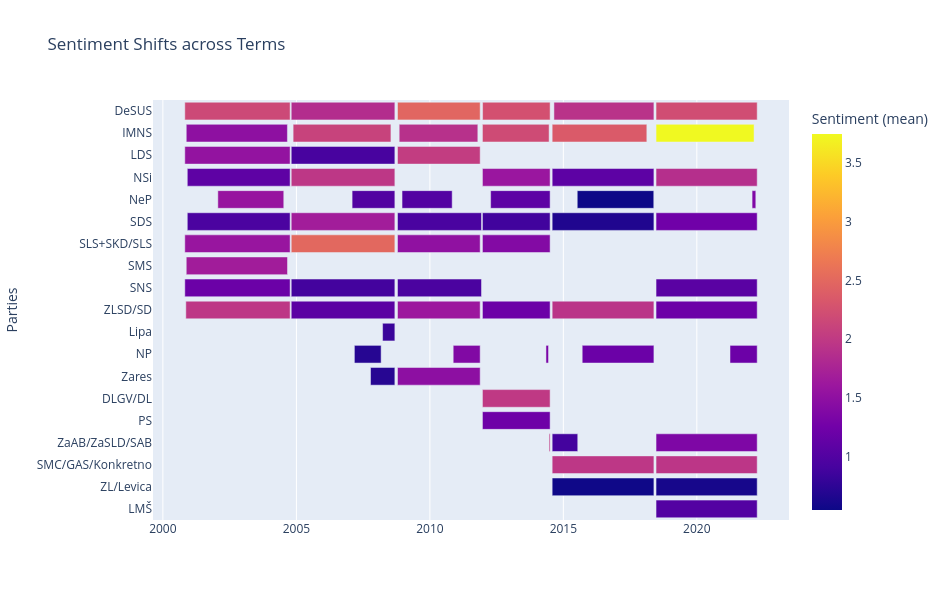

Notebook code cell kept with this figure:
### Markdown cell above
Individual Term plot - Rolling sentiment by Party (Month)

Term 3:
- Due to rolling sentiment direct changes in Gov 6 are not possible
- Gov 7 changes (2002-12-19, 7. Gov (Rop)):
    - ZLSD, DeSUS, SMS, LDS, SLS: sentiment rising (from opposition to coalition)
    - SDS, NSi, SNS (slightly): sentiment dropping (going from opposition to coalition)

Term 4:
- 2004-12-03, 8. Gov (Janša), Clearer division in senitment: 
    - SLS, DeSUS, NSi, SDS: sentiment rising (going from opposition to coalition)
    - SD, LDS, SNS: sentiment dropping (lower in the entire term): going from coalition to opposition

Term 5: (2008-11-21, 9. Gov (Pahor): Not so clear distinctions between the party sentiment
- Higher in sentiment: DeSUS, LDS, SD, Zares (coalition)
- Lower in sentiment: SDS, SNS, SLS (drop later in the Gov term), (opposition)

Term 6: (2012-02-10, 10. Gov (Janša):
- DeSUS, NSi, SLS, SDS -> Higher in sentiment (coalition)
- PS, SD -> Lower in sentiment, (opposition)

- (2013-03-20", '11. Gov (Bratušek)'):
    - PS, SD -> Sentiment rising, going from opposition to coaliton
    - SDS, DeSUS, NSi, SLS -> sentiment dropping, coalition to opposition 

Term 7:
-  (2014-09-18", '12. Gov (Cerar)'),
    - Clear distinction in sentiment between coal and oppo parties:
    - SMC, SD, DeSUS - higher in sentiment (in coalition)
    - SDS, NSi, ZL, ZaAB - lower in sentiment (in opposition)

Term 8
-  ("2018-09-13", '13. Gov (Šarec)')
    - LMŠ, SMC, SD, SAB, DeSUS - Higher in sentiment (coalition)
        - Levica, NSi, SDS, SNS - dropping in sentiment (opposition)
-   '2020-03-13', '14. Gov (Janša)',
    - SDS, NSi, SMC, DeSUS - rising in sentiment (coalition)
    - SAB, Levica, SD, LMŠ, SNS (though Levica is really low in sentiment at any given position)

### Code cell
df["Month"] = df["Date"].str.split("-").str[:2].str.join("-")

activity = df.groupby(['Term','Parties']).agg( #Can also be checked by aggregated parties - "Parties"
    Start_date=('Date', 'min'),
    End_date=('Date', 'max'),
    Speech_count=('Date', 'size'),
    Avg_sentiment=('Senti_n','mean')

).reset_index()
activity = activity[~activity['Parties'].isin(["-"])] #"NP", NeP
activity["Parties"].sort_values(ascending=True)

activity.head()

import plotly.express as px
fig = px.timeline(
        activity,
        x_start="Start_date",
        x_end="End_date",
        y="Parties",
        color="Avg_sentiment",
        title=f"Sentiment Shifts across Terms",
        labels={"Avg_sentiment": "Sentiment (mean)"}
    )
fig.update_yaxes(autorange="reversed") 
fig.update_layout(
        height=600,  
        width=950,
        yaxis_title="Parties",
        xaxis_title="")
fig.show()

### Figure 1 — Plotly figure (JSON) as saved in the notebook; plotly's stock layout.template omitted (floating-point values rounded to 4 significant figures)
{"data": [{"base": ["2000-10-27T00:00:00.000000000", "2000-11-16T00:00:00.000000000", "2000-10-27T00:00:00.000000000", "2000-11-30T00:00:00.000000000", "2002-01-22T00:00:00.000000000", "2000-11-30T00:00:00.000000000", "2000-10-27T00:00:00.000000000", "2000-11-16T00:00:00.000000000", "2000-10-27T00:00:00.000000000", "2000-11-10T00:00:00.000000000", "2004-10-22T00:00:00.000000000", "2004-11-17T00:00:00.000000000", "2004-10-22T00:00:00.000000000", "2008-03-25T00:00:00.000000000", "2007-03-05T00:00:00.000000000", "2004-10-22T00:00:00.000000000", "2007-02-02T00:00:00.000000000", "2004-10-22T00:00:00.000000000", "2004-10-22T00:00:00.000000000", "2004-10-22T00:00:00.000000000", "2004-10-22T00:00:00.000000000", "2007-10-12T00:00:00.000000000", "2008-10-15T00:00:00.000000000", "2008-11-07T00:00:00.000000000", "2008-10-15T00:00:00.000000000", "2010-11-16T00:00:00.000000000", "2008-12-16T00:00:00.000000000", "2008-10-15T00:00:00.000000000", "2008-10-15T00:00:00.000000000", "2008-10-15T00:00:00.000000000", "2008-10-15T00:00:00.000000000", "2008-10-15T00:00:00.000000000", "2011-12-21T00:00:00.000000000", "2011-12-23T00:00:00.000000000", "2011-12-21T00:00:00.000000000", "2014-05-08T00:00:00.000000000", "2011-12-21T00:00:00.000000000", "2012-04-11T00:00:00.000000000", "2011-12-21T00:00:00.000000000", "2011-12-21T00:00:00.000000000", "2011-12-21T00:00:00.000000000", "2011-12-21T00:00:00.000000000", "2014-06-19T00:00:00.000000000", "2014-08-25T00:00:00.000000000", "2014-08-01T00:00:00.000000000", "2015-09-16T00:00:00.000000000", "2014-08-01T00:00:00.000000000", "2015-07-10T00:00:00.000000000", "2014-08-01T00:00:00.000000000", "2014-08-01T00:00:00.000000000", "2014-08-01T00:00:00.000000000", "2014-08-01T00:00:00.000000000", "2014-08-01T00:00:00.000000000", "2018-06-22T00:00:00.000000000", "2018-06-22T00:00:00.000000000", "2018-06-22T00:00:00.000000000", "2021-03-30T00:00:00.000000000", "2018-06-22T00:00:00.000000000", "2022-01-26T00:00:00.000000000", "2018-06-22T00:00:00.000000000", "2018-06-22T00:00:00.000000000", "2018-06-22T00:00:00.000000000", "2018-06-22T00:00:00.000000000", "2018-06-22T00:00:00.000000000", "2018-06-22T00:00:00.000000000"], "hovertemplate": "Start_date=%{base}<br>End_date=%{x}<br>Parties=%{y}<br>Sentiment (mean)=%{marker.color}<extra></extra>", "legendgroup": "", "marker": {"color": [2.169, 1.497, 1.542, 1.1, 1.57, 0.945, 1.58, 1.672, 1.201, 1.965, 1.861, 2.103, 0.9194, 0.8288, 0.7055, 1.967, 0.9977, 1.678, 2.497, 0.8923, 1.075, 0.7118, 2.478, 1.899, 2.037, 1.387, 1.01, 0.9341, 1.515, 0.9411, 1.616, 1.487, 1.99, 2.251, 2.191, 1.332, 1.596, 1.088, 1.229, 0.8707, 1.403, 1.212, 1.994, 1.928, 2.357, 1.2, 1.093, 0.5499, 0.6664, 1.973, 0.5639, 1.937, 0.8925, 2.214, 3.742, 1.011, 1.213, 1.882, 1.376, 1.245, 1.96, 1.066, 0.6092, 1.209, 1.357], "coloraxis": "coloraxis", "pattern": {"shape": ""}}, "name": "", "orientation": "h", "showlegend": false, "textposition": "auto", "type": "bar", "x": [124502400000, 119577600000, 124502400000, 121564800000, 77932800000, 121564800000, 124502400000, 119664000000, 124502400000, 123292800000, 122515200000, 115603200000, 122515200000, 14515200000, 31622400000, 122515200000, 50544000000, 122515200000, 122515200000, 122515200000, 122515200000, 28771200000, 97718400000, 92966400000, 97718400000, 31881600000, 59270400000, 99273600000, 97718400000, 99273600000, 97718400000, 97718400000, 80006400000, 79833600000, 78796800000, 3024000000, 80006400000, 70329600000, 80006400000, 80006400000, 80006400000, 80006400000, 1296000000, 118195200000, 111888000000, 84758400000, 120268800000, 90460800000, 120268800000, 120268800000, 120268800000, 120268800000, 30240000000, 119577600000, 115862400000, 119577600000, 32140800000, 119577600000, 4406400000, 119577600000, 119577600000, 119577600000, 119577600000, 119577600000, 119577600000], "xaxis": "x", "y": ["DeSUS", "IMNS", "LDS", "NSi", "NeP", "SDS", "SLS+SKD/SLS", "SMS", "SNS", "ZLSD/SD", "DeSUS", "IMNS", "LDS", "Lipa", "NP", "NSi", "NeP", "SDS", "SLS+SKD/SLS", "SNS", "ZLSD/SD", "Zares", "DeSUS", "IMNS", "LDS", "NP", "NeP", "SDS", "SLS+SKD/SLS", "SNS", "ZLSD/SD", "Zares", "DLGV/DL", "DeSUS", "IMNS", "NP", "NSi", "NeP", "PS", "SDS", "SLS+SKD/SLS", "ZLSD/SD", "ZaAB/ZaSLD/SAB", "DeSUS", "IMNS", "NP", "NSi", "NeP", "SDS", "SMC/GAS/Konkretno", "ZL/Levica", "ZLSD/SD", "ZaAB/ZaSLD/SAB", "DeSUS", "IMNS", "LMŠ", "NP", "NSi", "NeP", "SDS", "SMC/GAS/Konkretno", "SNS", "ZL/Levica", "ZLSD/SD", "ZaAB/ZaSLD/SAB"], "yaxis": "y"}], "layout": {"barmode": "overlay", "coloraxis": {"colorbar": {"title": {"text": "Sentiment (mean)"}}, "colorscale": [[0, "#0d0887"], [0.1111, "#46039f"], [0.2222, "#7201a8"], [0.3333, "#9c179e"], [0.4444, "#bd3786"], [0.5556, "#d8576b"], [0.6667, "#ed7953"], [0.7778, "#fb9f3a"], [0.8889, "#fdca26"], [1, "#f0f921"]]}, "height": 600, "legend": {"tracegroupgap": 0}, "title": {"text": "Sentiment Shifts across Terms"}, "width": 950, "xaxis": {"anchor": "y", "domain": [0, 1], "title": {"text": ""}, "type": "date"}, "yaxis": {"anchor": "x", "autorange": "reversed", "domain": [0, 1], "title": {"text": "Parties"}}}}
